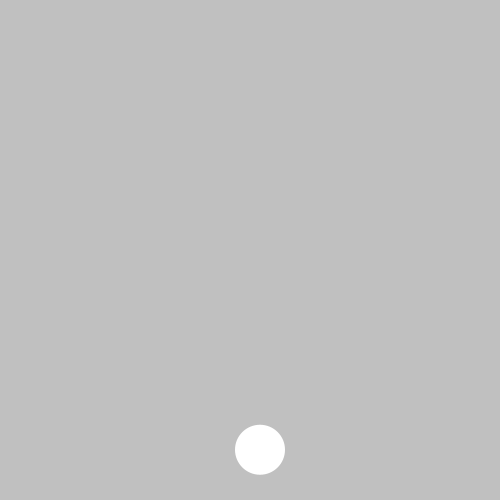
Frame 1 (no input)
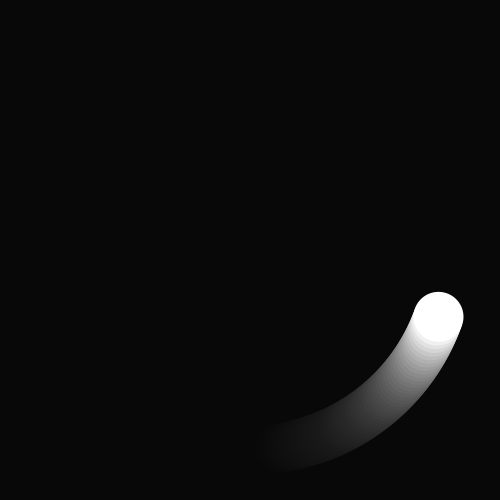
Frame 60 (the mouse pressed at the canvas centre just before this capture)
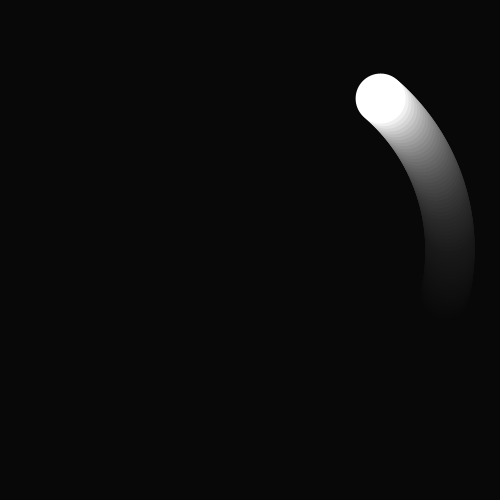
Frame 120 (the mouse held since frame 60 and released just before this capture)

The Processing sketch that drew these frames (run headless with seeded random() and noise(); from frame 60 on, the mouse is pressed at the canvas centre):

// Processing sketch: Blackhole3
// ── Blackhole3.pde
int constant = 250;
float angle = 0.05;
int scalar = 200;
float speed = 0.01;
 
void setup(){
size(500,500);
smooth();
noStroke();
}

void draw(){
fill(0,15);
rect(0,0,width,height);
float x = constant + sin(angle) * scalar;
float y = constant + cos(angle) * scalar;
fill(255);
ellipse(x,y,50,50);
angle = angle + speed;
angle += 0.01;
}
